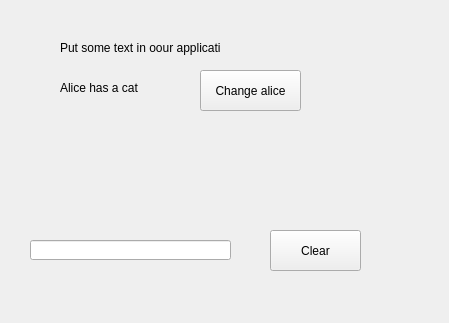
<?xml version="1.0" encoding="UTF-8"?>
<ui version="4.0">
 <class>Form</class>
 <widget class="QWidget" name="Form">
  <property name="geometry">
   <rect>
    <x>0</x>
    <y>0</y>
    <width>449</width>
    <height>323</height>
   </rect>
  </property>
  <property name="windowTitle">
   <string>Form</string>
  </property>
  <widget class="QLabel" name="label">
   <property name="geometry">
    <rect>
     <x>60</x>
     <y>40</y>
     <width>161</width>
     <height>16</height>
    </rect>
   </property>
   <property name="text">
    <string>Put some text in oour application</string>
   </property>
  </widget>
  <widget class="QLabel" name="lbAlice">
   <property name="geometry">
    <rect>
     <x>60</x>
     <y>80</y>
     <width>131</width>
     <height>16</height>
    </rect>
   </property>
   <property name="text">
    <string>Alice has a cat</string>
   </property>
  </widget>
  <widget class="QPushButton" name="pbCAlice">
   <property name="geometry">
    <rect>
     <x>200</x>
     <y>70</y>
     <width>101</width>
     <height>41</height>
    </rect>
   </property>
   <property name="text">
    <string>Change alice</string>
   </property>
  </widget>
  <widget class="QLineEdit" name="leMyText">
   <property name="geometry">
    <rect>
     <x>30</x>
     <y>240</y>
     <width>201</width>
     <height>20</height>
    </rect>
   </property>
  </widget>
  <widget class="QPushButton" name="pbClear">
   <property name="geometry">
    <rect>
     <x>270</x>
     <y>230</y>
     <width>91</width>
     <height>41</height>
    </rect>
   </property>
   <property name="text">
    <string>Clear</string>
   </property>
  </widget>
 </widget>
 <resources/>
 <connections/>
</ui>
